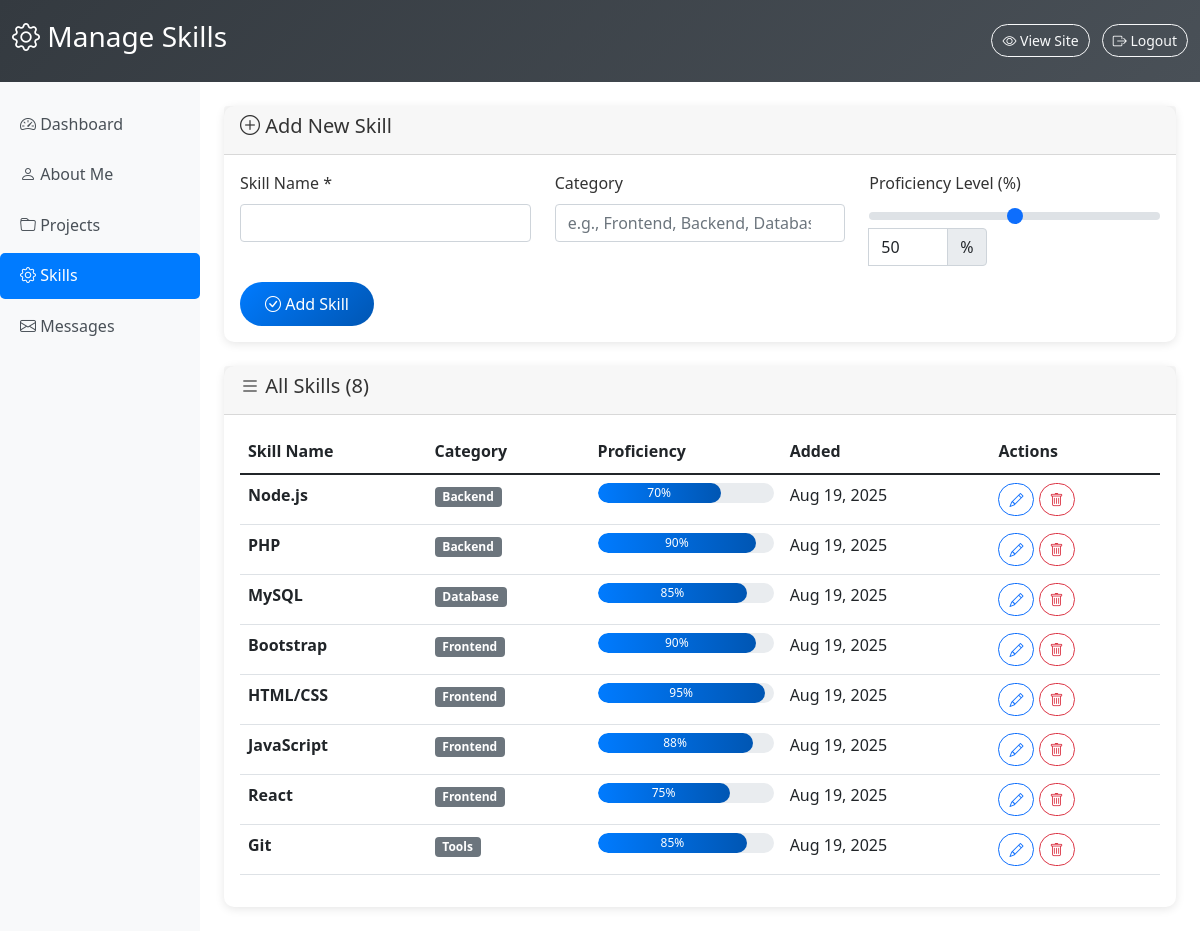
Screenshot of /admin/skills.php (signed in) with the database file from the repository.
### tables this page shows
CREATE TABLE IF NOT EXISTS skills (
    id INT AUTO_INCREMENT PRIMARY KEY,
    name VARCHAR(100) NOT NULL,
    level INT DEFAULT 50,
    category VARCHAR(100),
    created_at TIMESTAMP DEFAULT CURRENT_TIMESTAMP
);

### admin/skills.php (the view, shortened to what this page needs)
<?php
try {
    $pdo = getConnection();
    $stmt = $pdo->query("SELECT * FROM skills ORDER BY category, name");
    $skills = $stmt->fetchAll(PDO::FETCH_ASSOC);
    $editing_skill = null;
} catch(PDOException $e) {
    $error = "Database error: " . $e->getMessage();
}
?>
<!DOCTYPE html>
<html lang="en">
<head>
    <link href="https://cdn.jsdelivr.net/npm/bootstrap@5.1.3/dist/css/bootstrap.min.css" rel="stylesheet">
    <link href="https://cdn.jsdelivr.net/npm/bootstrap-icons@1.7.2/font/bootstrap-icons.css" rel="stylesheet">
    <link href="../css/style.css" rel="stylesheet">
</head>
<body>
    <header class="admin-header">
        <div class="container-fluid">
            <div class="row align-items-center">
                <div class="col">
                    <h3><i class="bi bi-gear"></i> Manage Skills</h3>
                </div>
                <div class="col-auto">
                    <a href="../index.php" class="btn btn-outline-light btn-sm me-2" target="_blank">
                        <i class="bi bi-eye"></i> View Site
                    </a>
                    <a href="logout.php" class="btn btn-outline-light btn-sm">
                        <i class="bi bi-box-arrow-right"></i> Logout
                    </a>
                </div>
            </div>
        </div>
    </header>
    <div class="container-fluid">
        <div class="row">
            <nav class="col-md-3 col-lg-2 admin-sidebar">
                <ul class="nav flex-column admin-nav">
                    <li class="nav-item">
                        <a class="nav-link" href="index.php">
                            <i class="bi bi-speedometer2"></i> Dashboard
                        </a>
                    </li>
                    <li class="nav-item">
                        <a class="nav-link" href="about.php">
                            <i class="bi bi-person"></i> About Me
                        </a>
                    </li>
                    <li class="nav-item">
                        <a class="nav-link" href="projects.php">
                            <i class="bi bi-folder"></i> Projects
                        </a>
                    </li>
                    <li class="nav-item">
                        <a class="nav-link active" href="skills.php">
                            <i class="bi bi-gear"></i> Skills
                        </a>
                    </li>
                    <li class="nav-item">
                        <a class="nav-link" href="messages.php">
                            <i class="bi bi-envelope"></i> Messages
                        </a>
                    </li>
                </ul>
            </nav>
            <main class="col-md-9 ms-sm-auto col-lg-10 px-md-4">
                <div class="py-4">
                    <div class="card admin-card mb-4">
                        <div class="card-header">
                            <h5>
                                <i class="bi bi-plus-circle"></i>
                                <?php echo $editing_skill ? 'Edit Skill' : 'Add New Skill'; ?>
                            </h5>
                        </div>
                        <div class="card-body">
                            <form method="POST">
                                <div class="row">
                                    <div class="col-md-4">
                                        <div class="mb-3">
                                            <label for="name" class="form-label">Skill Name *</label>
                                            <input type="text" class="form-control" id="name" name="name" required
                                                   value="<?php echo htmlspecialchars($editing_skill['name'] ?? ''); ?>">
                                        </div>
                                    </div>
                                    <div class="col-md-4">
                                        <div class="mb-3">
                                            <label for="category" class="form-label">Category</label>
                                            <input type="text" class="form-control" id="category" name="category" list="categories"
                                                   placeholder="e.g., Frontend, Backend, Database"
                                                   value="<?php echo htmlspecialchars($editing_skill['category'] ?? ''); ?>">
                                        </div>
                                    </div>
                                    <div class="col-md-4">
                                        <div class="mb-3">
                                            <label for="level" class="form-label">Proficiency Level (%)</label>
                                            <div class="input-group">
                                                <input type="range" class="form-range" id="level-range" name="level"
                                                       min="0" max="100" step="5"
                                                       value="<?php echo $editing_skill['level'] ?? 50; ?>"
                                                       oninput="updateLevelValue(this.value)">
                                                <input type="number" class="form-control" id="level" name="level"
                                                       min="0" max="100" style="max-width: 80px;"
                                                       value="<?php echo $editing_skill['level'] ?? 50; ?>"
                                                       oninput="updateLevelRange(this.value)">
                                                <span class="input-group-text">%</span>
                                            </div>
                                        </div>
                                    </div>
                                </div>
                                <div class="d-flex gap-2">
                                    <button type="submit" class="btn btn-primary">
                                        <i class="bi bi-check-circle"></i>
                                        <?php echo $editing_skill ? 'Update Skill' : 'Add Skill'; ?>
                                    </button>
                                </div>
                            </form>
                        </div>
                    </div>
                    <div class="card admin-card">
                        <div class="card-header">
                            <h5><i class="bi bi-list"></i> All Skills (<?php echo count($skills); ?>)</h5>
                        </div>
                        <div class="card-body">
                            <?php if (empty($skills)): ?>
                                <p class="text-muted text-center py-4">No skills added yet.</p>
                            <?php else: ?>
                                <div class="table-responsive">
                                    <table class="table table-hover">
                                        <thead>
                                            <tr>
                                                <th>Skill Name</th>
                                                <th>Category</th>
                                                <th>Proficiency</th>
                                                <th>Added</th>
                                                <th>Actions</th>
                                            </tr>
                                        </thead>
                                        <tbody>
                                            <?php foreach ($skills as $skill): ?>
                                            <tr>
                                                <td>
                                                    <strong><?php echo htmlspecialchars($skill['name']); ?></strong>
                                                </td>
                                                <td>
                                                    <?php if ($skill['category']): ?>
                                                        <span class="badge bg-secondary"><?php echo htmlspecialchars($skill['category']); ?></span>
                                                    <?php else: ?>
                                                        <span class="text-muted">Uncategorized</span>
                                                    <?php endif; ?>
                                                </td>
                                                <td>
                                                    <div class="progress" style="height: 20px;">
                                                        <div class="progress-bar" role="progressbar"
                                                             style="width: <?php echo $skill['level']; ?>%"
                                                             aria-valuenow="<?php echo $skill['level']; ?>"
                                                             aria-valuemin="0" aria-valuemax="100">
                                                            <?php echo $skill['level']; ?>%
                                                        </div>
                                                    </div>
                                                </td>
                                                <td><?php echo date('M j, Y', strtotime($skill['created_at'])); ?></td>
                                                <td>
                                                    <a href="?edit=<?php echo $skill['id']; ?>" class="btn btn-sm btn-outline-primary">
                                                        <i class="bi bi-pencil"></i>
                                                    </a>
                                                    <button onclick="confirmDelete('skill', <?php echo $skill['id']; ?>)" class="btn btn-sm btn-outline-danger">
                                                        <i class="bi bi-trash"></i>
                                                    </button>
                                                </td>
                                            </tr>
                                            <?php endforeach; ?>
                                        </tbody>
                                    </table>
                                </div>
                            <?php endif; ?>
                        </div>
                    </div>
                </div>
            </main>
        </div>
    </div>
</body>
</html>

### css/style.css (style rules this page uses)
body { font-family: 'Segoe UI', Tahoma, Geneva, Verdana, sans-serif; line-height: 1.6; color: #333; }
.progress { height: 10px; border-radius: 10px; background-color: #e9ecef; }
.progress-bar { border-radius: 10px; background: linear-gradient(90deg, #007bff, #0056b3); transition: width 0.3s ease; }
.btn { border-radius: 25px; padding: 10px 25px; font-weight: 500; transition: all 0.3s ease; }
.btn-primary { background: linear-gradient(135deg, #007bff, #0056b3); border: none; }
html { scroll-behavior: smooth; }
.admin-header { background: linear-gradient(135deg, #343a40, #495057); color: white; padding: 20px 0; }
.admin-sidebar { background-color: #f8f9fa; min-height: calc(100vh - 76px); padding: 20px 0; }
.admin-nav .nav-link { color: #495057; padding: 10px 20px; border-radius: 5px; margin-bottom: 5px; transition: all 0.3s ease; }
.admin-nav .nav-link:hover, .admin-nav .nav-link.active { background-color: #007bff; color: white; }
.admin-card { border: none; border-radius: 10px; box-shadow: 0 2px 10px rgba(0, 0, 0, 0.1); }
.table-responsive { border-radius: 10px; overflow: hidden; }
.btn-sm { padding: 5px 10px; font-size: 0.875rem; }
.form-label { font-weight: 500; margin-bottom: 8px; }

### rows the page displays
skills: name "Node.js", category "Backend", level "70", created_at "Aug 19, 2025"
skills: name "PHP", category "Backend", level "90", created_at "Aug 19, 2025"
skills: name "MySQL", category "Database", level "85", created_at "Aug 19, 2025"
skills: name "Bootstrap", category "Frontend", level "90", created_at "Aug 19, 2025"
skills: name "HTML/CSS", category "Frontend", level "95", created_at "Aug 19, 2025"
skills: name "JavaScript", category "Frontend", level "88", created_at "Aug 19, 2025"
skills: name "React", category "Frontend", level "75", created_at "Aug 19, 2025"
skills: name "Git", category "Tools", level "85", created_at "Aug 19, 2025"

### other values shown
count($skills) "8"
